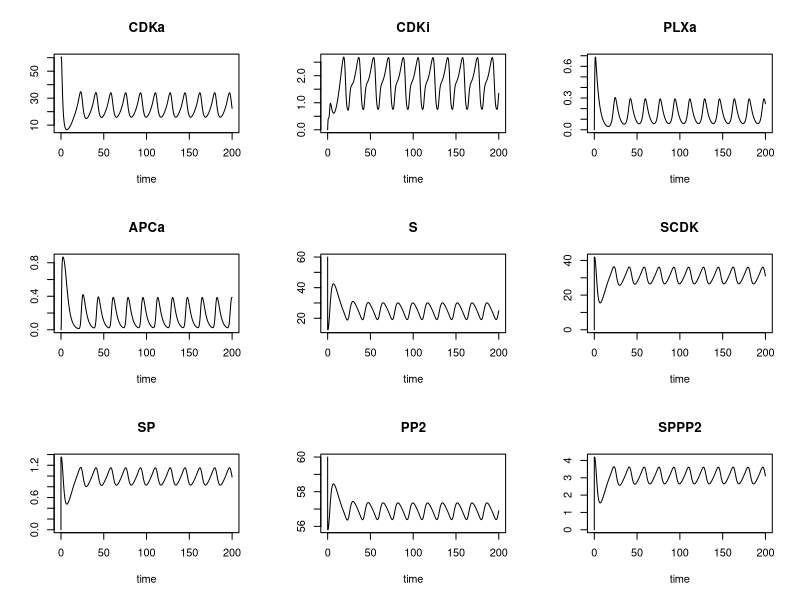
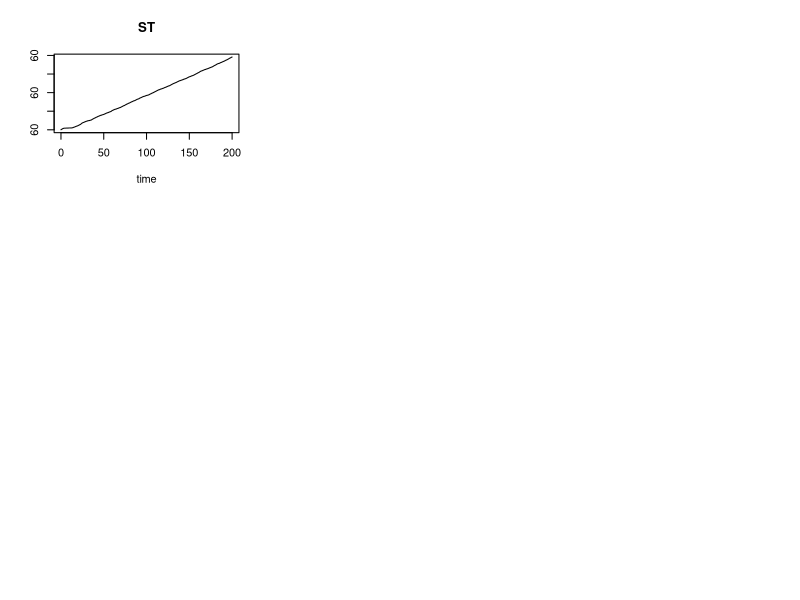
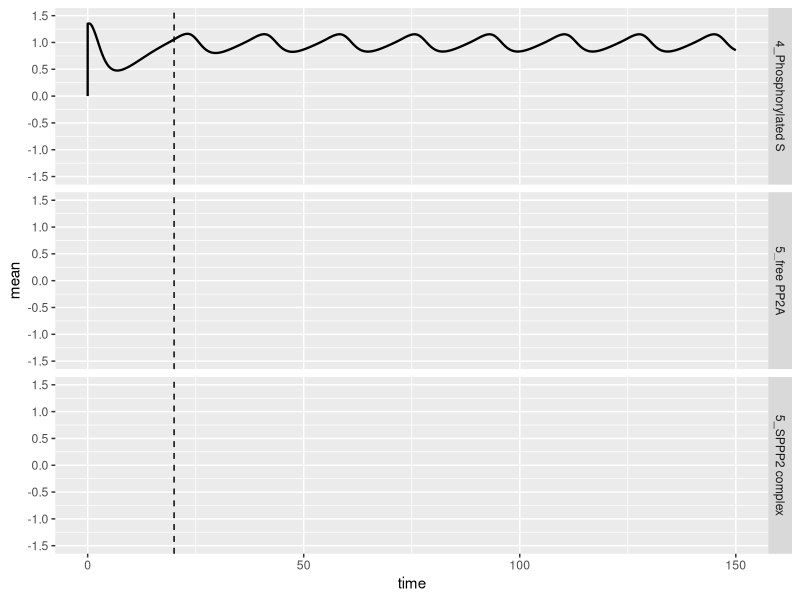
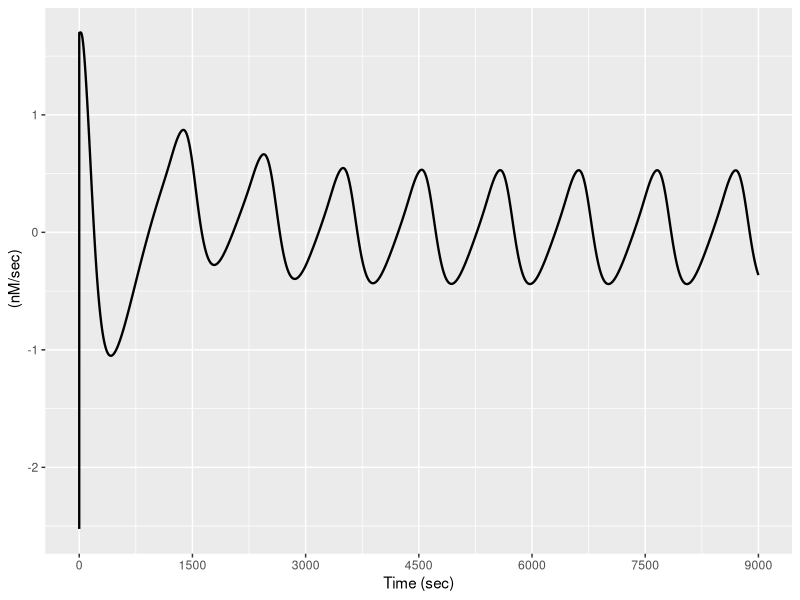

Here is the R script that generated these plots, in order:
#R-script for ITC data anaylsis described in Rodenfels et al. 
#Script name: 5_CellcyleModel.R
#purpose: Mathematical modeling of the cell cycle and its heat dissipation


#load neccesary librarys
library(deSolve)
library(scatterplot3d)
library(ggplot2)


#define odinary differential equiations.
Lorenz <- function(t, state, parameters) {
  with(as.list(c(state, parameters)), {
    dCDKa <- ksynth - kdest*APCa*CDKa + 1/sqrt(r)*kcdkon*(1+p*(CDKa^ncdc25/(CDKa^ncdc25+ec50cdc25^ncdc25)))*CDKi - sqrt(r)*kcdkoff*(1+p*(ec50wee1^nwee1/(CDKa^nwee1+ec50wee1^nwee1)))*CDKa
    dCDKi <- -kdest*APCa*CDKi - 1/sqrt(r)*kcdkon*(1+p*(CDKa^ncdc25/(CDKa^ncdc25+ec50cdc25^ncdc25)))*CDKi + sqrt(r)*kcdkoff*(1+p*(ec50wee1^nwee1/(CDKa^nwee1+ec50wee1^nwee1)))*CDKa
    dPLXa <- kplxon*(CDKa^nplx/(CDKa^nplx+ec50plx^nplx))*(1-PLXa)-kplxoff*PLXa
    dAPCa <- kapcon*(PLXa^napc/(PLXa^napc+ec50apc^napc))*(1-APCa)-kapcoff*APCa
    dS  <- kcdkoff1*SCDK - kcdkon1*S*CDKa + kcatpp2*SPPP2
    dSCDK <- kcdkon1*S*CDKa - (kcatcdk1+kcdkoff1)*SCDK
    dSP <- kcatcdk1*SCDK - kpp2on*SP*PP2 + kpp2off*SPPP2
    dPP2 <-kpp2off*SPPP2 + kcatpp2*SPPP2 - kpp2on*SP*PP2
    dSPPP2 <- -(kcatpp2+kpp2off)*SPPP2 + kpp2on*SP*PP2
    dST <- dS + dSP + dSCDK + dSPPP2
    
    
    list(c(dCDKa,dCDKi,dPLXa,dAPCa,dS, dSCDK,dSP, dPP2,dSPPP2,dST))
  })
}
#define parameters of the model
parameters <- c(ksynth = 1.5*1.9, 
                kdest = 0.4*1.9 , 
                kcdkon = 0.0354*1.9 ,
                kcdkoff = 0.0354*1.9, 
                kplxon = 1.5*1.9  ,
                kplxoff = 0.125*1.9, 
                kapcon= 1.5*1.9, 
                kapcoff=0.15*1.9, 
                r=1/32, 
                ec50cdc25=30,
                ec50wee1=35,
                ncdc25=11,
                nwee1=3.5,
                p=5,
                ec50plx=60,
                ec50apc=0.5,
                napc=4,
                nplx=5,
                kcdkon1=10,
                kcdkoff1=0.1,
                kcatcdk1=180,
                kpp2on=100,
                kpp2off=0.01,
                kcatpp2=1800)
#start values
state <- c(CDKa = 60, CDKi = 0, PLXa = 0, APCa=0,S = 60, SCDK = 0, SP=0, PP2=60, SPPP2=0,ST=60)
times <- seq(0, 200, by = 0.002)
out <- ode(y = state, times = times, func = Lorenz, parms = parameters)

#plot output data
plot(out)

#write output in a dataframe
dfa <- data.frame(out)

#subdataframes for specific
cdka <- data.frame(dfa$time,dfa$CDKa)
cdki <- data.frame(dfa$time,dfa$CDKi)
apc <- data.frame(dfa$time,dfa$APCa)
S <- data.frame(dfa$time,dfa$S)
SCDK <-data.frame(dfa$time,dfa$SCDK)
SP <- data.frame(dfa$time,dfa$SP)
PP2<- data.frame(dfa$time,dfa$PP2)
SPPP2<- data.frame(dfa$time,dfa$SPPP2)

#rename dataframes
cdka$cond <- rep("1_Active CDK1",length(dfa$time))
colnames(cdka) <- c("time", "mean","cond")

S$cond <- rep("2_Substrate",length(dfa$time))
colnames(S) <- c("time", "mean","cond")

SCDK$cond <- rep("3_SCDK complex",length(dfa$time))
colnames(SCDK) <- c("time", "mean","cond")

SP$cond <- rep("4_Phosphorylated S",length(dfa$time))
colnames(SP) <- c("time", "mean","cond")

PP2$cond <- rep("5_free PP2A",length(dfa$time))
colnames(PP2) <- c("time", "mean","cond")

SPPP2$cond <- rep("5_SPPP2 complex",length(dfa$time))
colnames(SPPP2) <- c("time", "mean","cond")

#combine dataframes
model12 <- rbind(cdka, S,SCDK)
model13 <- rbind(SP,PP2,SPPP2)
model14 <- rbind(cdka,SCDK,SP,SPPP2)

#plot subset of the model results
ggplot(model13, aes(time, mean)) + geom_line(size=0.8)+   facet_grid(cond ~ ., scales = "free_y", space="fixed")+xlim(0,150)+
  scale_y_continuous(breaks = c(-1.5,-1,-0.5,0,0.5,1,1.5), limits = c(-1.5,1.5))+geom_vline(xintercept=20,linetype="dashed")
model13 <- rbind(cdka,PP2)

#Calulcation of theoretical heat dissipation by cell cycle dephopshorylation events
dfa$heat <- dfa$SPPP2*(4*10^-7)*42*10^3*60

#filter heat dissipation
dfa$heat_lowess <- lowess(dfa$heat, f=0.5)[[2]]
dfa$heatosc <- dfa$heat - dfa$heat_lowess

#write data into data.frame
heat <- data.frame(dfa$time,dfa$heatosc)
heat$cond <- rep("heat model",length(dfa$time))
colnames(heat) <- c("time", "mean","cond")

#plot theoretical heat data
ggplot(heat, aes(time*60,mean))+ geom_line(size=0.8) + xlab("Time (sec)") + ylab(" (nM/sec)")+
  scale_x_continuous(breaks = c(0,1500,3000,4500,6000,7500,9000), limits = c(0,9000))
